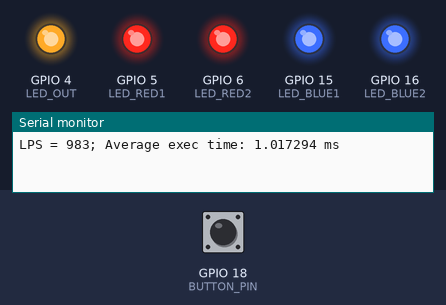
Simulated run of this program. Board: ESP32-S3. Shown: output pins drawn as LEDs (lit = HIGH), the last lines printed to the serial monitor. Dashed ring = blinking. The test bench sets the inputs (shaded band); at power-on: GPIO 18 (BUTTON_PIN) HIGH.

Above: at 1.2 s.
1.3 s: GPIO 18 (BUTTON_PIN) pulled LOW for 0.15 s
At 2.2 s:
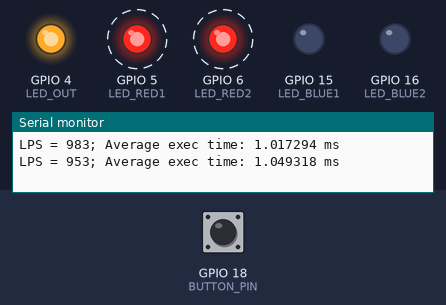
4.4 s: GPIO 18 (BUTTON_PIN) pulsed LOW 5 times (0.12 s each, 0.3 s apart)
At 6.9 s:
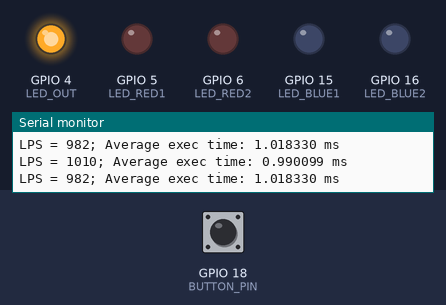
7.4 s: GPIO 18 (BUTTON_PIN) pulled LOW for 1 s
At 8.4 s:
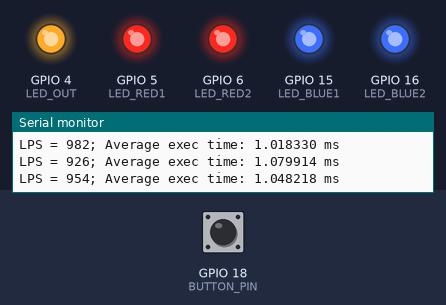
9.9 s: GPIO 18 (BUTTON_PIN) pulled LOW for 3.2 s
At 10.6 s:
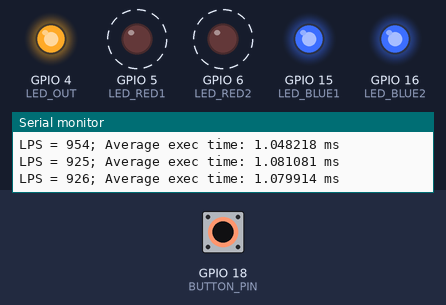
14.6 s: GPIO 18 (BUTTON_PIN) pulsed LOW 5 times (0.12 s each, 0.3 s apart)
At 15.8 s:
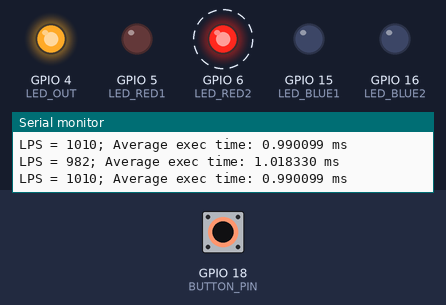
Timing chart, 0 to 17.6 s (numbered marks = the images above; inputs shaded):
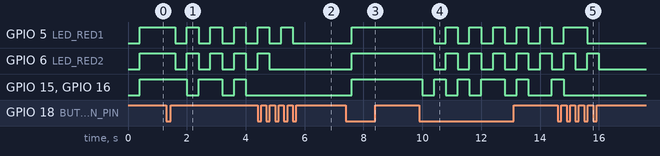

The program:

main.cpp
```cpp
#include <Arduino.h>

// Підчистив файл, це його остання версія

#pragma region Homework_2_1

// Домашка 2.1

// Мікроконтроллер видає 3.3 Вольта
// Зелений світлодіод
// Падіння 1.6-4.0 Вольта
//    — 7.7мА — резистор 220 Ом
// Червоні світлодіоди
// Падіння 1.5-2.0 Вольта
//    — 7.7мА — резистор 220 Ом
// Сині світлодіоди
// Падіння 2.5-3.7 Вольта
//    — 7мА — резистор 100 Ом

#define CE_INT constexpr uint32_t

CE_INT LED_OUT = 4; // Power display
CE_INT LED_RED1 = 5;
CE_INT LED_RED2 = 6;
CE_INT LED_BLUE1 = 15;
CE_INT LED_BLUE2 = 16;
CE_INT BUTTON_PIN = 18;

// CE_INT SPEED = 400;
// CE_INT PAUSE = 200;

volatile bool buttonPressed = false;
enum LightModes { ON, MODE_1, MODE_2, MODE_3, OFF};
LightModes previousLightMode = ON;
LightModes currentLightMode = ON;

constexpr uint8_t patternAmmount = 3;
constexpr uint8_t patternLength = 10;
constexpr uint8_t patternSize = 4; // DO NOT CHANGE (we only have 4 leds)
constexpr bool blinkON[] = {1,1,1,1};
constexpr bool blinkOFF[] = {0,0,0,0};
constexpr bool blinkPatterns[patternAmmount][patternLength][patternSize] = {
  { {1, 1, 0, 0},
    {0, 0, 1, 1},
    {1, 1, 0, 0},
    {0, 0, 1, 1},
    {1, 1, 0, 0},
    {0, 0, 1, 1},
    {1, 1, 1, 1},
    {0, 0, 0, 0},
    {1, 1, 1, 1},
    {0, 0, 0, 0}},

  { {1, 1, 0, 0},
    {0, 0, 0, 0},
    {1, 1, 0, 0},
    {0, 0, 0, 0},
    {0, 0, 1, 1},
    {0, 0, 0, 0},
    {0, 0, 1, 1},
    {0, 0, 0, 0},
    {1, 1, 1, 1},
    {0, 0, 0, 0}},

  { {1, 0, 0, 0},
    {0, 1, 0, 0},
    {0, 0, 1, 0},
    {0, 0, 0, 1},
    {1, 1, 1, 1},
    {0, 0, 0, 1},
    {0, 0, 1, 0},
    {0, 1, 0, 0},
    {1, 0, 0, 0},
    {1, 1, 1, 1}},
};


// // put function declarations here:
void lights();
void lightsCheckChange();
void lightUp(const bool patternRow[]);

void interruptButtonPressed();

void measureLoop();


void setup() {
  Serial.begin(115200);


  pinMode(LED_OUT, OUTPUT); // Ініціюєм зелений, щоб показував чи працює схема
  digitalWrite(LED_OUT, HIGH);

  pinMode(LED_RED1, OUTPUT);
  pinMode(LED_RED2, OUTPUT);
  pinMode(LED_BLUE1, OUTPUT);
  pinMode(LED_BLUE2, OUTPUT);

  pinMode(BUTTON_PIN, INPUT_PULLUP);
  attachInterrupt(digitalPinToInterrupt(BUTTON_PIN), interruptButtonPressed, FALLING);
}

void loop() {
  lightsCheckChange();
  lights();

  measureLoop();
  // bool buttonState = digitalRead(BUTTON_PIN);
  // // Serial.printf("Button State = %d \n", buttonState);

}


void lightsCheckChange() {
  if (!buttonPressed) // No need to change Lights
    return;
  // Button pressed, changing light mode

  if (currentLightMode == OFF){ // It is the final one
    currentLightMode = ON; // Go to the start
  }
  else {
    currentLightMode = static_cast<LightModes>(static_cast<int>(currentLightMode) + 1);
  }

  buttonPressed = false; // Releasing button

}

void lights(){
  static const uint32_t speed = 400;
  static uint32_t lastPatternShift = 0;

  static uint8_t currentPatternPosition = 0;
  static uint8_t currentPattern = 0;
  uint32_t now = millis();

  if (lastPatternShift + speed > now)
    return; // Too soon to do pattern shift;

  switch (currentLightMode)
  {
  case OFF:
    lightUp(blinkOFF);
    break;
  case ON:
    lightUp(blinkON);
    break;

  default: // Some pattern mode
    // Check if using different pattern
    if (currentPattern != currentLightMode-1){
      currentPattern = currentLightMode-1;
      currentPatternPosition = 0;
    }

    lightUp(blinkPatterns[currentPattern][currentPatternPosition]);
    // Serial.printf("\nCurrent pattern %d n pos %d",currentPattern, currentPatternPosition);
    break;
  }

  // Doing pattern shift
  lastPatternShift = now;
  currentPatternPosition++;
  if (currentPatternPosition >= patternLength) {
    currentPatternPosition = 0;
  }

}


void lightUp(const bool patternRow[]){
  digitalWrite(LED_RED1, patternRow[0]);
  digitalWrite(LED_RED2, patternRow[1]);
  digitalWrite(LED_BLUE1, patternRow[2]);
  digitalWrite(LED_BLUE2, patternRow[3]);
}


void interruptButtonPressed(){
  static const uint32_t buttonDebounceTime = 300;
  static uint32_t lastTimeButtonPressed = 0;

  // No need to do further checks
  // cuz we didnt release the button in main program
  if (buttonPressed)
    return;


  uint32_t now = millis();
  if (lastTimeButtonPressed + buttonDebounceTime < now)
  { // Check debounce, and then trigger logic
    // Serial.printf("\nButton pressed");
    lastTimeButtonPressed = now;
    buttonPressed = true;
  } else {
    // Serial.printf("\nButton DEBOUNCE TRIGGERED");
  }

}


void measureLoop(){
  static const uint32_t displayDelay = 1000;
  static uint32_t lastDisplay = 0;
  static uint32_t loops = 0;
  uint32_t now = millis();

  loops++; // Measuring loops

  if (lastDisplay + displayDelay > now)
    return;// Too soon to display

  Serial.printf("\nLPS = %d; Average exec time: %f ms", loops, ((float)(now - lastDisplay)/loops));

  lastDisplay = now;
  loops = 0;
}

#pragma endregion
```

Measured:
- after the input at 1.3 s, GPIO 5 (LED_RED1), GPIO 6 (LED_RED2): alternates HIGH for 0.40 s and LOW for 0.40 s, starting after 0.30 s; GPIO 15 (LED_BLUE1), GPIO 16 (LED_BLUE2): goes LOW 0.40 s, HIGH 0.80 s, LOW 0.40 s, HIGH 0.40 s, then LOW, starting after 0.70 s
- after the input at 4.4 s, GPIO 5 (LED_RED1): goes on until 5.6 s, then stays LOW; GPIO 6 (LED_RED2): goes on until 4.8 s, then stays LOW; GPIO 15 (LED_BLUE1), GPIO 16 (LED_BLUE2): stops changing and stays LOW
- after the input at 7.4 s, GPIO 5 (LED_RED1), GPIO 6 (LED_RED2), GPIO 15 (LED_BLUE1), GPIO 16 (LED_BLUE2): LOW → HIGH after 0.20 s
- after the input at 9.9 s, GPIO 5 (LED_RED1), GPIO 6 (LED_RED2): alternates HIGH for 0.40 s and LOW for 0.40 s, starting after 0.50 s; GPIO 15 (LED_BLUE1), GPIO 16 (LED_BLUE2): HIGH → LOW after 0.10 s, → HIGH 0.40 s later, → LOW 0.40 s later, → HIGH 0.40 s later, … (10 changes in this stretch)
- after the input at 14.6 s, GPIO 6 (LED_RED2): goes on until 16.0 s, then stays LOW; GPIO 15 (LED_BLUE1), GPIO 16 (LED_BLUE2): goes on until 14.8 s, then stays LOW
